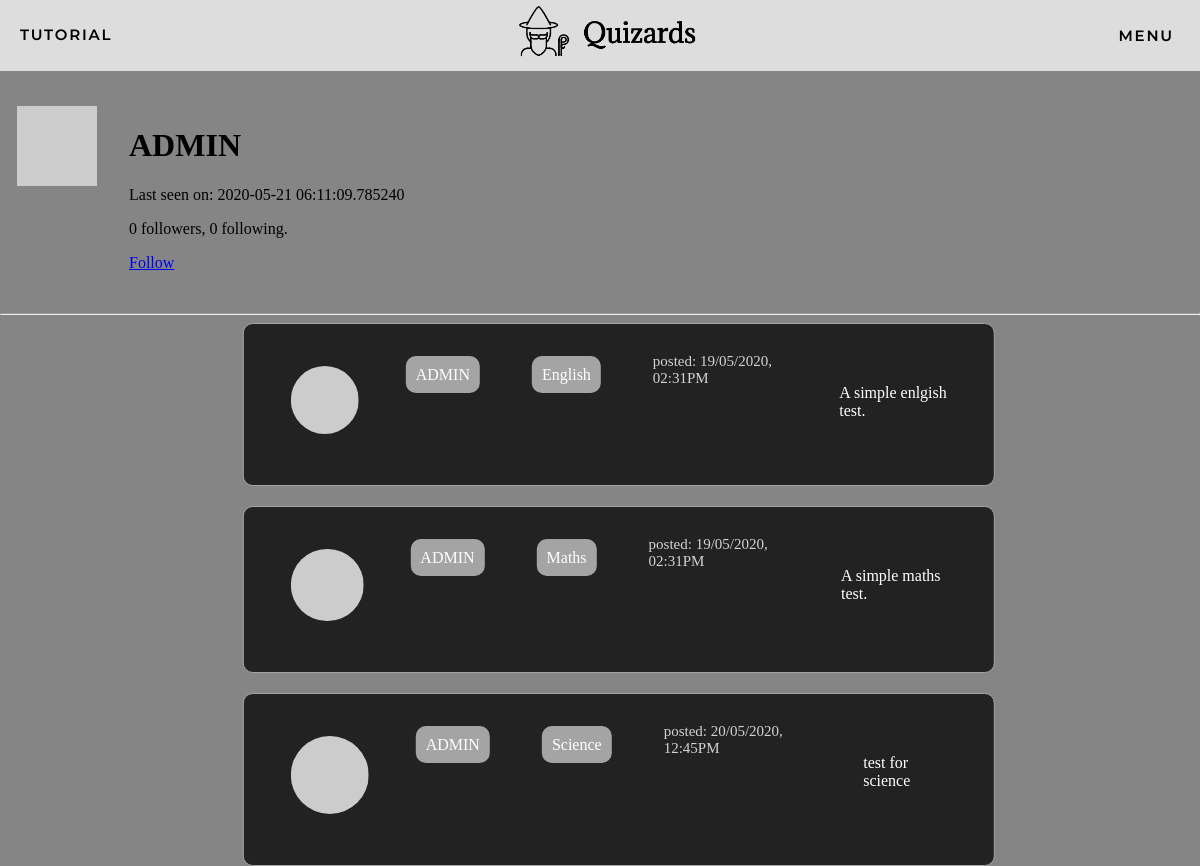
Page /user/ADMIN (signed in) on the committed database.
### app/models.py (models this page shows, shortened)
class User(UserMixin, db.Model):
    id = db.Column(db.Integer, primary_key=True)
    username = db.Column(db.String(64), index=True, unique=True)
    email = db.Column(db.String(120), index=True, unique=True)
    password_hash = db.Column(db.String(128))
    posts = db.relationship('Post', backref='author', lazy='dynamic')
    authorOf = db.relationship('Quizzes', backref='author', lazy='dynamic')
    admin = db.Column(db.Boolean, unique=False, default=False)
    marksOf = db.relationship('quizMarks', backref='markOf', lazy='dynamic')
    longanswers = db.relationship('LongAnswers', backref='longanswers', lazy='dynamic')
    def avatar(self, size):
        digest = md5(self.email.lower().encode('utf-8')).hexdigest()
        return 'https://www.gravatar.com/avatar/{}?d=identicon&s={}'.format(
            digest, size)
    about_me = db.Column(db.String(140))
    last_seen = db.Column(db.DateTime, default=datetime.utcnow)
    followed = db.relationship(
        'User', secondary=followers,
        primaryjoin=(followers.c.follower_id == id),
        secondaryjoin=(followers.c.followed_id == id),
        backref=db.backref('followers', lazy='dynamic'), lazy='dynamic')
    def is_following(self, user):
        return self.followed.filter(
            followers.c.followed_id == user.id).count() > 0

class Quizzes(db.Model):
    id = db.Column(db.Integer, primary_key=True, autoincrement=True, unique=True)
    name = db.Column(db.String(64))
    description = db.Column(db.String(255))
    questions = db.relationship('Questions', backref='Quizzes', lazy='dynamic')
    mcquestion = db.relationship('multiChoice', backref='MCQuizzes', lazy='dynamic')
    longquestions = db.relationship('LongQuestions', backref='LongQuizzes', lazy='dynamic')
    author_id = db.Column(db.Integer, db.ForeignKey('user.id'))
    pub_date = db.Column(db.DateTime, index=True, default=datetime.utcnow)
    quizMarks = db.relationship('quizMarks', backref='quizMarks', lazy='dynamic')

### app/routes.py (the view)
@app.route('/user/<username>')
@login_required
def user(username):
    user = User.query.filter_by(username=username).first_or_404()
    page = request.args.get('page', 1, type=int)
    posts = user.posts.order_by(Post.timestamp.desc()).paginate(
        page, app.config['POSTS_PER_PAGE'], False)
    quizzes = user.authorOf.paginate(page)
    next_url = url_for('user', username=user.username, page=posts.next_num) \
        if posts.has_next else None
    prev_url = url_for('user', username=user.username, page=posts.prev_num) \
        if posts.has_prev else None
    return render_template('user.html', user=user, posts=posts.items,
                           next_url=next_url, prev_url=prev_url, quizzes=quizzes.items)

### app/models.py (called while the page is built)
@login.user_loader
def load_user(id):
    return User.query.get(int(id))

### app/routes.py (called while the page is built)
@app.before_request
def before_request():
    if current_user.is_authenticated:
        g.user = load_user(current_user.id)
        current_user.last_seen = datetime.utcnow()
        db.session.commit()

### app/templates/user.html (shortened to what this page needs)
{% extends "base.html" %}
{% block content %}
    <table>
        <tr valign="top">
            <td><img src="{{ user.avatar(128) }}"></td>
            <td>
                <h1>{{ user.username }}</h1>
                {% if user.last_seen %}<p>Last seen on: {{ user.last_seen }}</p>{% endif %}
                <p>{{ user.followers.count() }} followers, {{ user.followed.count() }} following.</p>
                {% if user == current_user %}
                <p><a href="{{ url_for('edit_profile') }}">Edit your profile</a></p>
                {% elif not current_user.is_following(user) %}
                <p><a href="{{ url_for('follow', username=user.username) }}">Follow</a></p>
                {% else %}
                <p><a href="{{ url_for('unfollow', username=user.username) }}">Unfollow</a></p>
                {% endif %}
            </td>
        </tr>
    </table>
    <hr>
    {% for quiz in quizzes %}
        {% include 'quizdisplay.html' %}
    {% endfor %}
{% endblock %}

### app/templates/quizdisplay.html
<div class="row" onclick="location.href='{{ url_for('quizform', quizid=quiz.id,  quizname=quiz.name) }}';" style="cursor:pointer;">
        <table>
            <tr valign="top">
                    <div class="column">
                        <td><img src="{{ quiz.author.avatar(36) }}" class="profile-pic"></td>
                        <td>
                            <a href="{{ url_for('user', username=quiz.author.username) }}" class = "author">
                               {{ quiz.author.username }}
                            </a>
                        </td>
                        <td><a href="{{ url_for('quizform', quizid=quiz.id, quizname=quiz.name) }}" class="quiz-name">
                            {{ quiz.name }} </a></td>
                        <td class="date"> posted: {{ quiz.pub_date.strftime('%d/%m/%Y, %I:%M%p') }}</td>
                        <td class="desc">
                            </br>{{ quiz.description }}
                        </td>
                    </div>
            </tr>
        </table>
</div>

### app/static/css/styles.css (style rules this page uses)
body { margin: 0; padding: 0; height: 100vh; background-color: rgb(133, 133, 133); }
body { font-family: Verdana; }
.row { position:relative; left: 50%; transform: translate(-47.5%, 0%); max-width: 700px; width: 100%; background: #222222; padding: 25px; border-radius: 10px; margin-bottom: 20px; border: 1px solid #A5A4A4; }
.profile-pic { border-radius: 50%; padding: 5px; width:100%; left:100%; margin-top:-5px; }
.author { color: white; padding: 10px; text-decoration: none; background-color: #A5A4A4; border-radius:10px; margin: 20px; }
.quiz-name { text-decoration:none; color:white; padding:10px; background-color: #A5A4A4; border-radius:10px; margin-right:20px; }
.desc { color: white; padding-left:20px; }
.date { font-size:15px; color: lightgrey; padding-top:2px; }
.assessments th, td { padding: 15px; text-align: left; }

### rows in the picture
User: username "ADMIN", last_seen "2020-05-21 06:11:09.785240"
Quizzes: author.username "ADMIN", name "English", pub_date "19/05/2020, 02:31PM", description "A simple enlgish test."
Quizzes: author.username "ADMIN", name "Maths", pub_date "19/05/2020, 02:31PM", description "A simple maths test."
Quizzes: author.username "ADMIN", name "Science", pub_date "20/05/2020, 12:45PM", description "test for science"

### other values in the picture
{{ user.followers.count() }} "0"
{{ user.followed.count() }} "0"
